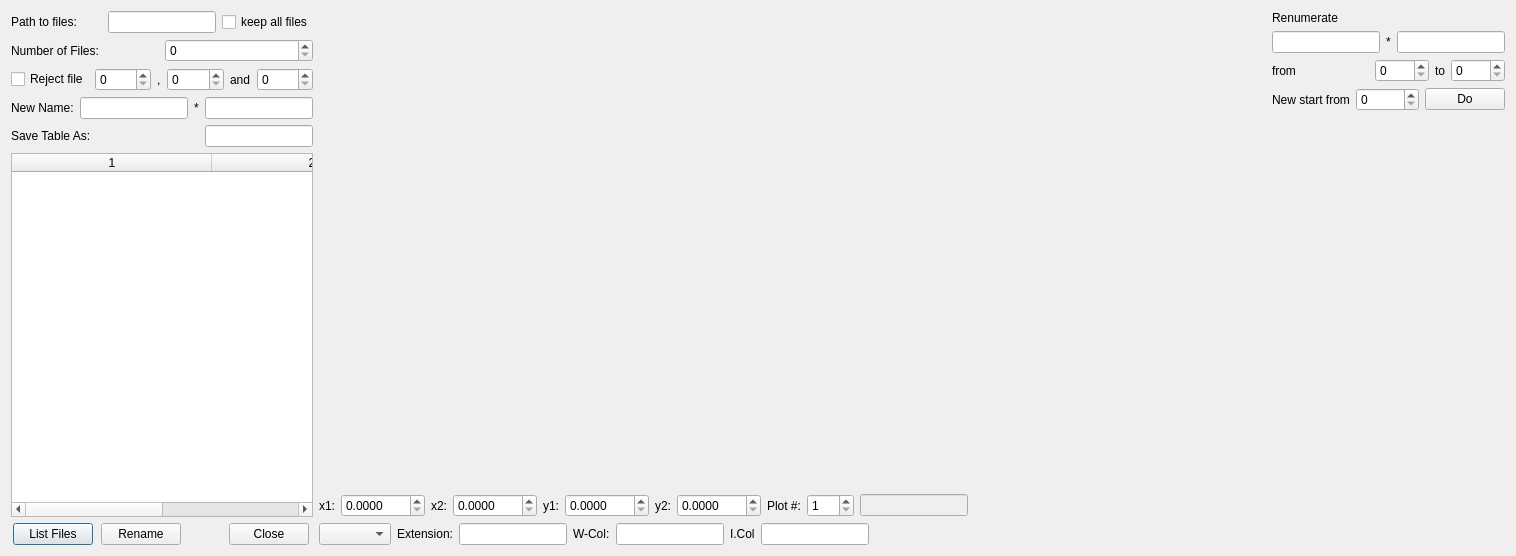
<?xml version="1.0" encoding="UTF-8"?>
<ui version="4.0">
 <class>Rename</class>
 <widget class="QDialog" name="Rename">
  <property name="geometry">
   <rect>
    <x>0</x>
    <y>0</y>
    <width>1516</width>
    <height>556</height>
   </rect>
  </property>
  <property name="windowTitle">
   <string>Dialog</string>
  </property>
  <layout class="QGridLayout" name="gridLayout">
   <item row="0" column="0">
    <layout class="QVBoxLayout" name="verticalLayout">
     <item>
      <layout class="QHBoxLayout" name="horizontalLayout_2">
       <item>
        <widget class="QLabel" name="label">
         <property name="text">
          <string>Path to files:</string>
         </property>
        </widget>
       </item>
       <item>
        <widget class="QLineEdit" name="lineEdit">
         <property name="sizePolicy">
          <sizepolicy hsizetype="Maximum" vsizetype="Fixed">
           <horstretch>0</horstretch>
           <verstretch>0</verstretch>
          </sizepolicy>
         </property>
        </widget>
       </item>
       <item>
        <widget class="QCheckBox" name="checkBox_2">
         <property name="text">
          <string>keep all files</string>
         </property>
        </widget>
       </item>
      </layout>
     </item>
     <item>
      <layout class="QHBoxLayout" name="horizontalLayout_4">
       <item>
        <widget class="QLabel" name="label_4">
         <property name="text">
          <string>Number of Files:</string>
         </property>
        </widget>
       </item>
       <item>
        <widget class="QSpinBox" name="spinBox">
         <property name="maximum">
          <number>9999</number>
         </property>
        </widget>
       </item>
      </layout>
     </item>
     <item>
      <layout class="QHBoxLayout" name="horizontalLayout_5">
       <item>
        <widget class="QCheckBox" name="checkBox">
         <property name="text">
          <string>Reject file</string>
         </property>
        </widget>
       </item>
       <item>
        <widget class="QSpinBox" name="spinBox_2"/>
       </item>
       <item>
        <widget class="QLabel" name="label_5">
         <property name="sizePolicy">
          <sizepolicy hsizetype="Maximum" vsizetype="Preferred">
           <horstretch>0</horstretch>
           <verstretch>0</verstretch>
          </sizepolicy>
         </property>
         <property name="text">
          <string>,</string>
         </property>
        </widget>
       </item>
       <item>
        <widget class="QSpinBox" name="spinBox_3"/>
       </item>
       <item>
        <widget class="QLabel" name="label_6">
         <property name="sizePolicy">
          <sizepolicy hsizetype="Maximum" vsizetype="Preferred">
           <horstretch>0</horstretch>
           <verstretch>0</verstretch>
          </sizepolicy>
         </property>
         <property name="text">
          <string>and</string>
         </property>
        </widget>
       </item>
       <item>
        <widget class="QSpinBox" name="spinBox_4"/>
       </item>
      </layout>
     </item>
     <item>
      <layout class="QHBoxLayout" name="horizontalLayout">
       <item>
        <widget class="QLabel" name="label_2">
         <property name="text">
          <string>New Name:</string>
         </property>
        </widget>
       </item>
       <item>
        <widget class="QLineEdit" name="lineEdit_2">
         <property name="sizePolicy">
          <sizepolicy hsizetype="Maximum" vsizetype="Fixed">
           <horstretch>0</horstretch>
           <verstretch>0</verstretch>
          </sizepolicy>
         </property>
        </widget>
       </item>
       <item>
        <widget class="QLabel" name="label_3">
         <property name="text">
          <string>*</string>
         </property>
        </widget>
       </item>
       <item>
        <widget class="QLineEdit" name="lineEdit_3">
         <property name="sizePolicy">
          <sizepolicy hsizetype="Minimum" vsizetype="Fixed">
           <horstretch>0</horstretch>
           <verstretch>0</verstretch>
          </sizepolicy>
         </property>
        </widget>
       </item>
      </layout>
     </item>
     <item>
      <layout class="QHBoxLayout" name="horizontalLayout_6">
       <item>
        <widget class="QLabel" name="label_7">
         <property name="text">
          <string>Save Table As:</string>
         </property>
        </widget>
       </item>
       <item>
        <widget class="QLineEdit" name="lineEdit_4">
         <property name="sizePolicy">
          <sizepolicy hsizetype="Maximum" vsizetype="Fixed">
           <horstretch>0</horstretch>
           <verstretch>0</verstretch>
          </sizepolicy>
         </property>
        </widget>
       </item>
      </layout>
     </item>
     <item>
      <widget class="QTableWidget" name="tableWidget">
       <property name="sizePolicy">
        <sizepolicy hsizetype="Preferred" vsizetype="Expanding">
         <horstretch>0</horstretch>
         <verstretch>0</verstretch>
        </sizepolicy>
       </property>
       <property name="columnCount">
        <number>2</number>
       </property>
       <attribute name="horizontalHeaderCascadingSectionResizes">
        <bool>true</bool>
       </attribute>
       <attribute name="horizontalHeaderDefaultSectionSize">
        <number>200</number>
       </attribute>
       <column/>
       <column/>
      </widget>
     </item>
     <item>
      <layout class="QHBoxLayout" name="horizontalLayout_3">
       <item>
        <widget class="QPushButton" name="pushButton">
         <property name="sizePolicy">
          <sizepolicy hsizetype="Maximum" vsizetype="Fixed">
           <horstretch>0</horstretch>
           <verstretch>0</verstretch>
          </sizepolicy>
         </property>
         <property name="text">
          <string>List Files</string>
         </property>
        </widget>
       </item>
       <item>
        <widget class="QPushButton" name="pushButton_2">
         <property name="sizePolicy">
          <sizepolicy hsizetype="Maximum" vsizetype="Fixed">
           <horstretch>0</horstretch>
           <verstretch>0</verstretch>
          </sizepolicy>
         </property>
         <property name="text">
          <string>Rename</string>
         </property>
        </widget>
       </item>
       <item>
        <spacer name="horizontalSpacer">
         <property name="orientation">
          <enum>Qt::Horizontal</enum>
         </property>
         <property name="sizeType">
          <enum>QSizePolicy::Preferred</enum>
         </property>
         <property name="sizeHint" stdset="0">
          <size>
           <width>40</width>
           <height>20</height>
          </size>
         </property>
        </spacer>
       </item>
       <item>
        <widget class="QPushButton" name="pushButton_3">
         <property name="sizePolicy">
          <sizepolicy hsizetype="Maximum" vsizetype="Fixed">
           <horstretch>0</horstretch>
           <verstretch>0</verstretch>
          </sizepolicy>
         </property>
         <property name="text">
          <string>Close</string>
         </property>
        </widget>
       </item>
      </layout>
     </item>
    </layout>
   </item>
   <item row="0" column="1">
    <layout class="QVBoxLayout" name="verticalLayout_2">
     <item>
      <widget class="QCustomPlot" name="customPlot" native="true">
       <property name="sizePolicy">
        <sizepolicy hsizetype="Expanding" vsizetype="Expanding">
         <horstretch>0</horstretch>
         <verstretch>0</verstretch>
        </sizepolicy>
       </property>
      </widget>
     </item>
     <item>
      <layout class="QHBoxLayout" name="horizontalLayout_7">
       <item>
        <widget class="QLabel" name="label_8">
         <property name="text">
          <string>x1:</string>
         </property>
        </widget>
       </item>
       <item>
        <widget class="QDoubleSpinBox" name="doubleSpinBox">
         <property name="decimals">
          <number>4</number>
         </property>
         <property name="maximum">
          <double>9999.989999999999782</double>
         </property>
        </widget>
       </item>
       <item>
        <widget class="QLabel" name="label_9">
         <property name="text">
          <string>x2:</string>
         </property>
        </widget>
       </item>
       <item>
        <widget class="QDoubleSpinBox" name="doubleSpinBox_2">
         <property name="decimals">
          <number>4</number>
         </property>
         <property name="maximum">
          <double>9999.989999999999782</double>
         </property>
        </widget>
       </item>
       <item>
        <widget class="QLabel" name="label_10">
         <property name="text">
          <string>y1:</string>
         </property>
        </widget>
       </item>
       <item>
        <widget class="QDoubleSpinBox" name="doubleSpinBox_3">
         <property name="decimals">
          <number>4</number>
         </property>
         <property name="maximum">
          <double>9999.989999999999782</double>
         </property>
        </widget>
       </item>
       <item>
        <widget class="QLabel" name="label_11">
         <property name="text">
          <string>y2:</string>
         </property>
        </widget>
       </item>
       <item>
        <widget class="QDoubleSpinBox" name="doubleSpinBox_4">
         <property name="decimals">
          <number>4</number>
         </property>
         <property name="maximum">
          <double>9999.989999999999782</double>
         </property>
        </widget>
       </item>
       <item>
        <layout class="QHBoxLayout" name="horizontalLayout_8">
         <item>
          <widget class="QLabel" name="label_12">
           <property name="text">
            <string>Plot #:</string>
           </property>
          </widget>
         </item>
         <item>
          <widget class="QSpinBox" name="spinBox_5">
           <property name="minimum">
            <number>1</number>
           </property>
           <property name="maximum">
            <number>999</number>
           </property>
          </widget>
         </item>
         <item>
          <widget class="QLineEdit" name="lineEdit_8">
           <property name="enabled">
            <bool>false</bool>
           </property>
           <property name="sizePolicy">
            <sizepolicy hsizetype="Preferred" vsizetype="Fixed">
             <horstretch>0</horstretch>
             <verstretch>0</verstretch>
            </sizepolicy>
           </property>
          </widget>
         </item>
         <item>
          <spacer name="horizontalSpacer_2">
           <property name="orientation">
            <enum>Qt::Horizontal</enum>
           </property>
           <property name="sizeHint" stdset="0">
            <size>
             <width>40</width>
             <height>20</height>
            </size>
           </property>
          </spacer>
         </item>
        </layout>
       </item>
      </layout>
     </item>
     <item>
      <layout class="QHBoxLayout" name="horizontalLayout_9">
       <item>
        <widget class="QComboBox" name="comboBox">
         <property name="sizePolicy">
          <sizepolicy hsizetype="Maximum" vsizetype="Fixed">
           <horstretch>0</horstretch>
           <verstretch>0</verstretch>
          </sizepolicy>
         </property>
        </widget>
       </item>
       <item>
        <widget class="QLabel" name="label_13">
         <property name="text">
          <string>Extension:</string>
         </property>
        </widget>
       </item>
       <item>
        <widget class="QLineEdit" name="lineEdit_5">
         <property name="sizePolicy">
          <sizepolicy hsizetype="Minimum" vsizetype="Fixed">
           <horstretch>0</horstretch>
           <verstretch>0</verstretch>
          </sizepolicy>
         </property>
        </widget>
       </item>
       <item>
        <widget class="QLabel" name="label_14">
         <property name="text">
          <string>W-Col:</string>
         </property>
        </widget>
       </item>
       <item>
        <widget class="QLineEdit" name="lineEdit_6">
         <property name="sizePolicy">
          <sizepolicy hsizetype="Minimum" vsizetype="Fixed">
           <horstretch>0</horstretch>
           <verstretch>0</verstretch>
          </sizepolicy>
         </property>
        </widget>
       </item>
       <item>
        <widget class="QLabel" name="label_15">
         <property name="text">
          <string>I.Col</string>
         </property>
        </widget>
       </item>
       <item>
        <widget class="QLineEdit" name="lineEdit_7">
         <property name="sizePolicy">
          <sizepolicy hsizetype="Minimum" vsizetype="Fixed">
           <horstretch>0</horstretch>
           <verstretch>0</verstretch>
          </sizepolicy>
         </property>
        </widget>
       </item>
       <item>
        <spacer name="horizontalSpacer_3">
         <property name="orientation">
          <enum>Qt::Horizontal</enum>
         </property>
         <property name="sizeHint" stdset="0">
          <size>
           <width>40</width>
           <height>20</height>
          </size>
         </property>
        </spacer>
       </item>
      </layout>
     </item>
    </layout>
   </item>
   <item row="0" column="2">
    <layout class="QVBoxLayout" name="verticalLayout_3">
     <item>
      <widget class="QLabel" name="label_16">
       <property name="text">
        <string>Renumerate</string>
       </property>
      </widget>
     </item>
     <item>
      <layout class="QHBoxLayout" name="horizontalLayout_10">
       <item>
        <widget class="QLineEdit" name="lineEdit_9">
         <property name="sizePolicy">
          <sizepolicy hsizetype="Maximum" vsizetype="Fixed">
           <horstretch>0</horstretch>
           <verstretch>0</verstretch>
          </sizepolicy>
         </property>
        </widget>
       </item>
       <item>
        <widget class="QLabel" name="label_17">
         <property name="sizePolicy">
          <sizepolicy hsizetype="Maximum" vsizetype="Preferred">
           <horstretch>0</horstretch>
           <verstretch>0</verstretch>
          </sizepolicy>
         </property>
         <property name="text">
          <string>*</string>
         </property>
        </widget>
       </item>
       <item>
        <widget class="QLineEdit" name="lineEdit_10">
         <property name="sizePolicy">
          <sizepolicy hsizetype="Maximum" vsizetype="Fixed">
           <horstretch>0</horstretch>
           <verstretch>0</verstretch>
          </sizepolicy>
         </property>
        </widget>
       </item>
      </layout>
     </item>
     <item>
      <layout class="QHBoxLayout" name="horizontalLayout_11">
       <item>
        <widget class="QLabel" name="label_18">
         <property name="text">
          <string>from</string>
         </property>
        </widget>
       </item>
       <item>
        <widget class="QSpinBox" name="spinBox_6">
         <property name="sizePolicy">
          <sizepolicy hsizetype="Maximum" vsizetype="Fixed">
           <horstretch>0</horstretch>
           <verstretch>0</verstretch>
          </sizepolicy>
         </property>
         <property name="maximum">
          <number>9999</number>
         </property>
        </widget>
       </item>
       <item>
        <widget class="QLabel" name="label_19">
         <property name="sizePolicy">
          <sizepolicy hsizetype="Maximum" vsizetype="Preferred">
           <horstretch>0</horstretch>
           <verstretch>0</verstretch>
          </sizepolicy>
         </property>
         <property name="text">
          <string>to</string>
         </property>
        </widget>
       </item>
       <item>
        <widget class="QSpinBox" name="spinBox_7">
         <property name="sizePolicy">
          <sizepolicy hsizetype="Maximum" vsizetype="Fixed">
           <horstretch>0</horstretch>
           <verstretch>0</verstretch>
          </sizepolicy>
         </property>
         <property name="maximum">
          <number>9999</number>
         </property>
        </widget>
       </item>
      </layout>
     </item>
     <item>
      <layout class="QHBoxLayout" name="horizontalLayout_12">
       <item>
        <widget class="QLabel" name="label_20">
         <property name="text">
          <string>New start from</string>
         </property>
        </widget>
       </item>
       <item>
        <widget class="QSpinBox" name="spinBox_8">
         <property name="sizePolicy">
          <sizepolicy hsizetype="Preferred" vsizetype="Fixed">
           <horstretch>0</horstretch>
           <verstretch>0</verstretch>
          </sizepolicy>
         </property>
         <property name="maximum">
          <number>9999</number>
         </property>
        </widget>
       </item>
       <item>
        <widget class="QPushButton" name="pushButton_4">
         <property name="sizePolicy">
          <sizepolicy hsizetype="Maximum" vsizetype="Fixed">
           <horstretch>0</horstretch>
           <verstretch>0</verstretch>
          </sizepolicy>
         </property>
         <property name="text">
          <string>Do</string>
         </property>
        </widget>
       </item>
      </layout>
     </item>
     <item>
      <spacer name="verticalSpacer">
       <property name="orientation">
        <enum>Qt::Vertical</enum>
       </property>
       <property name="sizeHint" stdset="0">
        <size>
         <width>20</width>
         <height>40</height>
        </size>
       </property>
      </spacer>
     </item>
    </layout>
   </item>
  </layout>
 </widget>
 <customwidgets>
  <customwidget>
   <class>QCustomPlot</class>
   <extends>QWidget</extends>
   <header>qcustomplot.h</header>
   <container>1</container>
  </customwidget>
 </customwidgets>
 <resources/>
 <connections>
  <connection>
   <sender>pushButton_3</sender>
   <signal>clicked()</signal>
   <receiver>Rename</receiver>
   <slot>close()</slot>
   <hints>
    <hint type="sourcelabel">
     <x>381</x>
     <y>537</y>
    </hint>
    <hint type="destinationlabel">
     <x>288</x>
     <y>526</y>
    </hint>
   </hints>
  </connection>
 </connections>
</ui>
